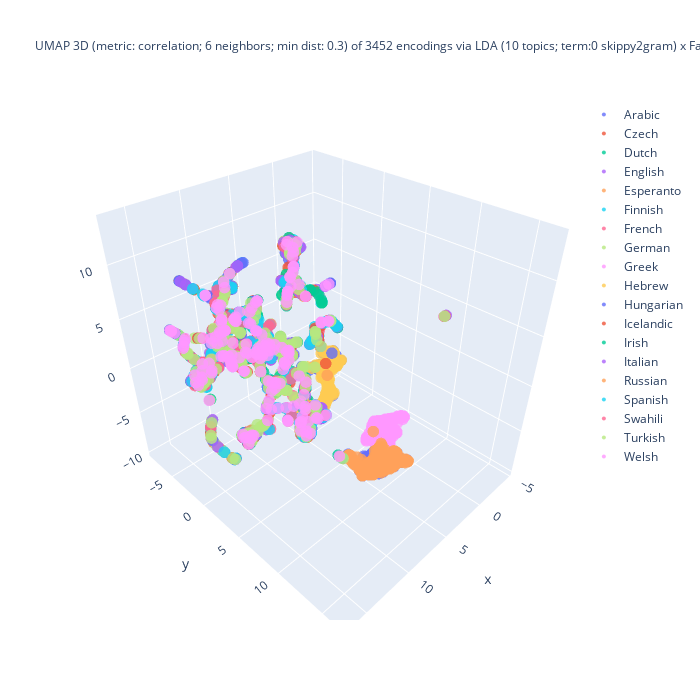

Notebook code cell kept with this figure:
### Code cell
%%capture --no-display

## Plotlyを使って UMAP の結果の可視化 (3D)
import plotly.graph_objects as go
import numpy as np

## 色分けの単位を選択
if color_lang_family:
    colored_var = 'family'
else:
    colored_var = 'language'
## umap_df を作成
X = zip(doc_UMAP_3d[:,0], doc_UMAP_3d[:,1], doc_UMAP_3d[:,2],
        doc_fit_df[colored_var], doc_fit_df[doc_type]) # zip(..)が必要
umap_df = pd.DataFrame(X, columns = ['D1', 'D2', 'D3', colored_var, doc_type])
#
fig = go.Figure()
for lang_name in sorted(set(umap_df[colored_var])):
    # set marker size of the target domain
    traced = umap_df[ umap_df['language'] == lang_name ]
    fig.add_trace(
        go.Scatter3d(
            x = traced['D1'], y = traced['D2'], z = traced['D3'],
            name = lang_name.title(),
            mode = 'markers',
            marker = dict(size = 4, opacity = 0.8),
            marker_colorscale = color_palette, # worked??
            showlegend = True
        )
    )

## 3D 散布図にラベルを追加する処理は未実装
df_size = len(umap_df)
## title_header
title_header = f"UMAP 3D (metric: {umap_metric}; {umap_n_neighbors} neighbors; min dist: {umap_min_dist}) of {df_size} encodings via\n"
## title_body
if use_FastText:
    if use_LDA:
        title_body = f"LDA ({n_topics} topics; term:0 {lda_term_type}) x FastText ({ft_n_dims} dims; term: {ft_term_type}; window: {ft_window_size})"
    else:
        title_body = f"FastText ({ft_n_dims} dims; term: {ft_term_type}; window: {ft_window_size})"
else:
    title_body = f"LDA ({n_topics} topics; term: {lda_term_type})"
#
title_val = title_header + title_body
fig.update_layout(title = dict(text = title_val, font_size = 12), autosize = False, width = 700, height = 700)
fig.show()

### Figure 1 — Plotly figure (JSON) as saved in the notebook; plotly's stock layout.template omitted (floating-point values rounded to 4 significant figures; data arrays with more than 128 entries replaced by an {"elided": "..."} marker saying what was removed)
{"data": [{"marker": {"colorscale": [[0, "#2E91E5"], [0.04348, "#E15F99"], [0.08696, "#1CA71C"], [0.1304, "#FB0D0D"], [0.1739, "#DA16FF"], [0.2174, "#222A2A"], [0.2609, "#B68100"], [0.3043, "#750D86"], [0.3478, "#EB663B"], [0.3913, "#511CFB"], [0.4348, "#00A08B"], [0.4783, "#FB00D1"], [0.5217, "#FC0080"], [0.5652, "#B2828D"], [0.6087, "#6C7C32"], [0.6522, "#778AAE"], [0.6957, "#862A16"], [0.7391, "#A777F1"], [0.7826, "#620042"], [0.8261, "#1616A7"], [0.8696, "#DA60CA"], [0.913, "#6C4516"], [0.9565, "#0D2A63"], [1, "#AF0038"]], "opacity": 0.8, "size": 4}, "mode": "markers", "name": "Arabic", "showlegend": true, "type": "scatter3d", "x": {"elided": "170 float values"}, "y": {"elided": "170 float values"}, "z": {"elided": "170 float values"}}, {"marker": {"colorscale": [[0, "#2E91E5"], [0.04348, "#E15F99"], [0.08696, "#1CA71C"], [0.1304, "#FB0D0D"], [0.1739, "#DA16FF"], [0.2174, "#222A2A"], [0.2609, "#B68100"], [0.3043, "#750D86"], [0.3478, "#EB663B"], [0.3913, "#511CFB"], [0.4348, "#00A08B"], [0.4783, "#FB00D1"], [0.5217, "#FC0080"], [0.5652, "#B2828D"], [0.6087, "#6C7C32"], [0.6522, "#778AAE"], [0.6957, "#862A16"], [0.7391, "#A777F1"], [0.7826, "#620042"], [0.8261, "#1616A7"], [0.8696, "#DA60CA"], [0.913, "#6C4516"], [0.9565, "#0D2A63"], [1, "#AF0038"]], "opacity": 0.8, "size": 4}, "mode": "markers", "name": "Czech", "showlegend": true, "type": "scatter3d", "x": {"elided": "186 float values"}, "y": {"elided": "186 float values"}, "z": {"elided": "186 float values"}}, {"marker": {"colorscale": [[0, "#2E91E5"], [0.04348, "#E15F99"], [0.08696, "#1CA71C"], [0.1304, "#FB0D0D"], [0.1739, "#DA16FF"], [0.2174, "#222A2A"], [0.2609, "#B68100"], [0.3043, "#750D86"], [0.3478, "#EB663B"], [0.3913, "#511CFB"], [0.4348, "#00A08B"], [0.4783, "#FB00D1"], [0.5217, "#FC0080"], [0.5652, "#B2828D"], [0.6087, "#6C7C32"], [0.6522, "#778AAE"], [0.6957, "#862A16"], [0.7391, "#A777F1"], [0.7826, "#620042"], [0.8261, "#1616A7"], [0.8696, "#DA60CA"], [0.913, "#6C4516"], [0.9565, "#0D2A63"], [1, "#AF0038"]], "opacity": 0.8, "size": 4}, "mode": "markers", "name": "Dutch", "showlegend": true, "type": "scatter3d", "x": {"elided": "203 float values"}, "y": {"elided": "203 float values"}, "z": {"elided": "203 float values"}}, {"marker": {"colorscale": [[0, "#2E91E5"], [0.04348, "#E15F99"], [0.08696, "#1CA71C"], [0.1304, "#FB0D0D"], [0.1739, "#DA16FF"], [0.2174, "#222A2A"], [0.2609, "#B68100"], [0.3043, "#750D86"], [0.3478, "#EB663B"], [0.3913, "#511CFB"], [0.4348, "#00A08B"], [0.4783, "#FB00D1"], [0.5217, "#FC0080"], [0.5652, "#B2828D"], [0.6087, "#6C7C32"], [0.6522, "#778AAE"], [0.6957, "#862A16"], [0.7391, "#A777F1"], [0.7826, "#620042"], [0.8261, "#1616A7"], [0.8696, "#DA60CA"], [0.913, "#6C4516"], [0.9565, "#0D2A63"], [1, "#AF0038"]], "opacity": 0.8, "size": 4}, "mode": "markers", "name": "English", "showlegend": true, "type": "scatter3d", "x": {"elided": "167 float values"}, "y": {"elided": "167 float values"}, "z": {"elided": "167 float values"}}, {"marker": {"colorscale": [[0, "#2E91E5"], [0.04348, "#E15F99"], [0.08696, "#1CA71C"], [0.1304, "#FB0D0D"], [0.1739, "#DA16FF"], [0.2174, "#222A2A"], [0.2609, "#B68100"], [0.3043, "#750D86"], [0.3478, "#EB663B"], [0.3913, "#511CFB"], [0.4348, "#00A08B"], [0.4783, "#FB00D1"], [0.5217, "#FC0080"], [0.5652, "#B2828D"], [0.6087, "#6C7C32"], [0.6522, "#778AAE"], [0.6957, "#862A16"], [0.7391, "#A777F1"], [0.7826, "#620042"], [0.8261, "#1616A7"], [0.8696, "#DA60CA"], [0.913, "#6C4516"], [0.9565, "#0D2A63"], [1, "#AF0038"]], "opacity": 0.8, "size": 4}, "mode": "markers", "name": "Esperanto", "showlegend": true, "type": "scatter3d", "x": {"elided": "148 float values"}, "y": {"elided": "148 float values"}, "z": {"elided": "148 float values"}}, {"marker": {"colorscale": [[0, "#2E91E5"], [0.04348, "#E15F99"], [0.08696, "#1CA71C"], [0.1304, "#FB0D0D"], [0.1739, "#DA16FF"], [0.2174, "#222A2A"], [0.2609, "#B68100"], [0.3043, "#750D86"], [0.3478, "#EB663B"], [0.3913, "#511CFB"], [0.4348, "#00A08B"], [0.4783, "#FB00D1"], [0.5217, "#FC0080"], [0.5652, "#B2828D"], [0.6087, "#6C7C32"], [0.6522, "#778AAE"], [0.6957, "#862A16"], [0.7391, "#A777F1"], [0.7826, "#620042"], [0.8261, "#1616A7"], [0.8696, "#DA60CA"], [0.913, "#6C4516"], [0.9565, "#0D2A63"], [1, "#AF0038"]], "opacity": 0.8, "size": 4}, "mode": "markers", "name": "Finnish", "showlegend": true, "type": "scatter3d", "x": {"elided": "189 float values"}, "y": {"elided": "189 float values"}, "z": {"elided": "189 float values"}}, {"marker": {"colorscale": [[0, "#2E91E5"], [0.04348, "#E15F99"], [0.08696, "#1CA71C"], [0.1304, "#FB0D0D"], [0.1739, "#DA16FF"], [0.2174, "#222A2A"], [0.2609, "#B68100"], [0.3043, "#750D86"], [0.3478, "#EB663B"], [0.3913, "#511CFB"], [0.4348, "#00A08B"], [0.4783, "#FB00D1"], [0.5217, "#FC0080"], [0.5652, "#B2828D"], [0.6087, "#6C7C32"], [0.6522, "#778AAE"], [0.6957, "#862A16"], [0.7391, "#A777F1"], [0.7826, "#620042"], [0.8261, "#1616A7"], [0.8696, "#DA60CA"], [0.913, "#6C4516"], [0.9565, "#0D2A63"], [1, "#AF0038"]], "opacity": 0.8, "size": 4}, "mode": "markers", "name": "French", "showlegend": true, "type": "scatter3d", "x": {"elided": "189 float values"}, "y": {"elided": "189 float values"}, "z": {"elided": "189 float values"}}, {"marker": {"colorscale": [[0, "#2E91E5"], [0.04348, "#E15F99"], [0.08696, "#1CA71C"], [0.1304, "#FB0D0D"], [0.1739, "#DA16FF"], [0.2174, "#222A2A"], [0.2609, "#B68100"], [0.3043, "#750D86"], [0.3478, "#EB663B"], [0.3913, "#511CFB"], [0.4348, "#00A08B"], [0.4783, "#FB00D1"], [0.5217, "#FC0080"], [0.5652, "#B2828D"], [0.6087, "#6C7C32"], [0.6522, "#778AAE"], [0.6957, "#862A16"], [0.7391, "#A777F1"], [0.7826, "#620042"], [0.8261, "#1616A7"], [0.8696, "#DA60CA"], [0.913, "#6C4516"], [0.9565, "#0D2A63"], [1, "#AF0038"]], "opacity": 0.8, "size": 4}, "mode": "markers", "name": "German", "showlegend": true, "type": "scatter3d", "x": {"elided": "167 float values"}, "y": {"elided": "167 float values"}, "z": {"elided": "167 float values"}}, {"marker": {"colorscale": [[0, "#2E91E5"], [0.04348, "#E15F99"], [0.08696, "#1CA71C"], [0.1304, "#FB0D0D"], [0.1739, "#DA16FF"], [0.2174, "#222A2A"], [0.2609, "#B68100"], [0.3043, "#750D86"], [0.3478, "#EB663B"], [0.3913, "#511CFB"], [0.4348, "#00A08B"], [0.4783, "#FB00D1"], [0.5217, "#FC0080"], [0.5652, "#B2828D"], [0.6087, "#6C7C32"], [0.6522, "#778AAE"], [0.6957, "#862A16"], [0.7391, "#A777F1"], [0.7826, "#620042"], [0.8261, "#1616A7"], [0.8696, "#DA60CA"], [0.913, "#6C4516"], [0.9565, "#0D2A63"], [1, "#AF0038"]], "opacity": 0.8, "size": 4}, "mode": "markers", "name": "Greek", "showlegend": true, "type": "scatter3d", "x": {"elided": "192 float values"}, "y": {"elided": "192 float values"}, "z": {"elided": "192 float values"}}, {"marker": {"colorscale": [[0, "#2E91E5"], [0.04348, "#E15F99"], [0.08696, "#1CA71C"], [0.1304, "#FB0D0D"], [0.1739, "#DA16FF"], [0.2174, "#222A2A"], [0.2609, "#B68100"], [0.3043, "#750D86"], [0.3478, "#EB663B"], [0.3913, "#511CFB"], [0.4348, "#00A08B"], [0.4783, "#FB00D1"], [0.5217, "#FC0080"], [0.5652, "#B2828D"], [0.6087, "#6C7C32"], [0.6522, "#778AAE"], [0.6957, "#862A16"], [0.7391, "#A777F1"], [0.7826, "#620042"], [0.8261, "#1616A7"], [0.8696, "#DA60CA"], [0.913, "#6C4516"], [0.9565, "#0D2A63"], [1, "#AF0038"]], "opacity": 0.8, "size": 4}, "mode": "markers", "name": "Hebrew", "showlegend": true, "type": "scatter3d", "x": {"elided": "212 float values"}, "y": {"elided": "212 float values"}, "z": {"elided": "212 float values"}}, {"marker": {"colorscale": [[0, "#2E91E5"], [0.04348, "#E15F99"], [0.08696, "#1CA71C"], [0.1304, "#FB0D0D"], [0.1739, "#DA16FF"], [0.2174, "#222A2A"], [0.2609, "#B68100"], [0.3043, "#750D86"], [0.3478, "#EB663B"], [0.3913, "#511CFB"], [0.4348, "#00A08B"], [0.4783, "#FB00D1"], [0.5217, "#FC0080"], [0.5652, "#B2828D"], [0.6087, "#6C7C32"], [0.6522, "#778AAE"], [0.6957, "#862A16"], [0.7391, "#A777F1"], [0.7826, "#620042"], [0.8261, "#1616A7"], [0.8696, "#DA60CA"], [0.913, "#6C4516"], [0.9565, "#0D2A63"], [1, "#AF0038"]], "opacity": 0.8, "size": 4}, "mode": "markers", "name": "Hungarian", "showlegend": true, "type": "scatter3d", "x": {"elided": "187 float values"}, "y": {"elided": "187 float values"}, "z": {"elided": "187 float values"}}, {"marker": {"colorscale": [[0, "#2E91E5"], [0.04348, "#E15F99"], [0.08696, "#1CA71C"], [0.1304, "#FB0D0D"], [0.1739, "#DA16FF"], [0.2174, "#222A2A"], [0.2609, "#B68100"], [0.3043, "#750D86"], [0.3478, "#EB663B"], [0.3913, "#511CFB"], [0.4348, "#00A08B"], [0.4783, "#FB00D1"], [0.5217, "#FC0080"], [0.5652, "#B2828D"], [0.6087, "#6C7C32"], [0.6522, "#778AAE"], [0.6957, "#862A16"], [0.7391, "#A777F1"], [0.7826, "#620042"], [0.8261, "#1616A7"], [0.8696, "#DA60CA"], [0.913, "#6C4516"], [0.9565, "#0D2A63"], [1, "#AF0038"]], "opacity": 0.8, "size": 4}, "mode": "markers", "name": "Icelandic", "showlegend": true, "type": "scatter3d", "x": {"elided": "145 float values"}, "y": {"elided": "145 float values"}, "z": {"elided": "145 float values"}}, {"marker": {"colorscale": [[0, "#2E91E5"], [0.04348, "#E15F99"], [0.08696, "#1CA71C"], [0.1304, "#FB0D0D"], [0.1739, "#DA16FF"], [0.2174, "#222A2A"], [0.2609, "#B68100"], [0.3043, "#750D86"], [0.3478, "#EB663B"], [0.3913, "#511CFB"], [0.4348, "#00A08B"], [0.4783, "#FB00D1"], [0.5217, "#FC0080"], [0.5652, "#B2828D"], [0.6087, "#6C7C32"], [0.6522, "#778AAE"], [0.6957, "#862A16"], [0.7391, "#A777F1"], [0.7826, "#620042"], [0.8261, "#1616A7"], [0.8696, "#DA60CA"], [0.913, "#6C4516"], [0.9565, "#0D2A63"], [1, "#AF0038"]], "opacity": 0.8, "size": 4}, "mode": "markers", "name": "Irish", "showlegend": true, "type": "scatter3d", "x": {"elided": "168 float values"}, "y": {"elided": "168 float values"}, "z": {"elided": "168 float values"}}, {"marker": {"colorscale": [[0, "#2E91E5"], [0.04348, "#E15F99"], [0.08696, "#1CA71C"], [0.1304, "#FB0D0D"], [0.1739, "#DA16FF"], [0.2174, "#222A2A"], [0.2609, "#B68100"], [0.3043, "#750D86"], [0.3478, "#EB663B"], [0.3913, "#511CFB"], [0.4348, "#00A08B"], [0.4783, "#FB00D1"], [0.5217, "#FC0080"], [0.5652, "#B2828D"], [0.6087, "#6C7C32"], [0.6522, "#778AAE"], [0.6957, "#862A16"], [0.7391, "#A777F1"], [0.7826, "#620042"], [0.8261, "#1616A7"], [0.8696, "#DA60CA"], [0.913, "#6C4516"], [0.9565, "#0D2A63"], [1, "#AF0038"]], "opacity": 0.8, "size": 4}, "mode": "markers", "name": "Italian", "showlegend": true, "type": "scatter3d", "x": {"elided": "183 float values"}, "y": {"elided": "183 float values"}, "z": {"elided": "183 float values"}}, {"marker": {"colorscale": [[0, "#2E91E5"], [0.04348, "#E15F99"], [0.08696, "#1CA71C"], [0.1304, "#FB0D0D"], [0.1739, "#DA16FF"], [0.2174, "#222A2A"], [0.2609, "#B68100"], [0.3043, "#750D86"], [0.3478, "#EB663B"], [0.3913, "#511CFB"], [0.4348, "#00A08B"], [0.4783, "#FB00D1"], [0.5217, "#FC0080"], [0.5652, "#B2828D"], [0.6087, "#6C7C32"], [0.6522, "#778AAE"], [0.6957, "#862A16"], [0.7391, "#A777F1"], [0.7826, "#620042"], [0.8261, "#1616A7"], [0.8696, "#DA60CA"], [0.913, "#6C4516"], [0.9565, "#0D2A63"], [1, "#AF0038"]], "opacity": 0.8, "size": 4}, "mode": "markers", "name": "Russian", "showlegend": true, "type": "scatter3d", "x": {"elided": "197 float values"}, "y": {"elided": "197 float values"}, "z": {"elided": "197 float values"}}, {"marker": {"colorscale": [[0, "#2E91E5"], [0.04348, "#E15F99"], [0.08696, "#1CA71C"], [0.1304, "#FB0D0D"], [0.1739, "#DA16FF"], [0.2174, "#222A2A"], [0.2609, "#B68100"], [0.3043, "#750D86"], [0.3478, "#EB663B"], [0.3913, "#511CFB"], [0.4348, "#00A08B"], [0.4783, "#FB00D1"], [0.5217, "#FC0080"], [0.5652, "#B2828D"], [0.6087, "#6C7C32"], [0.6522, "#778AAE"], [0.6957, "#862A16"], [0.7391, "#A777F1"], [0.7826, "#620042"], [0.8261, "#1616A7"], [0.8696, "#DA60CA"], [0.913, "#6C4516"], [0.9565, "#0D2A63"], [1, "#AF0038"]], "opacity": 0.8, "size": 4}, "mode": "markers", "name": "Spanish", "showlegend": true, "type": "scatter3d", "x": {"elided": "203 float values"}, "y": {"elided": "203 float values"}, "z": {"elided": "203 float values"}}, {"marker": {"colorscale": [[0, "#2E91E5"], [0.04348, "#E15F99"], [0.08696, "#1CA71C"], [0.1304, "#FB0D0D"], [0.1739, "#DA16FF"], [0.2174, "#222A2A"], [0.2609, "#B68100"], [0.3043, "#750D86"], [0.3478, "#EB663B"], [0.3913, "#511CFB"], [0.4348, "#00A08B"], [0.4783, "#FB00D1"], [0.5217, "#FC0080"], [0.5652, "#B2828D"], [0.6087, "#6C7C32"], [0.6522, "#778AAE"], [0.6957, "#862A16"], [0.7391, "#A777F1"], [0.7826, "#620042"], [0.8261, "#1616A7"], [0.8696, "#DA60CA"], [0.913, "#6C4516"], [0.9565, "#0D2A63"], [1, "#AF0038"]], "opacity": 0.8, "size": 4}, "mode": "markers", "name": "Swahili", "showlegend": true, "type": "scatter3d", "x": {"elided": "136 float values"}, "y": {"elided": "136 float values"}, "z": {"elided": "136 float values"}}, {"marker": {"colorscale": [[0, "#2E91E5"], [0.04348, "#E15F99"], [0.08696, "#1CA71C"], [0.1304, "#FB0D0D"], [0.1739, "#DA16FF"], [0.2174, "#222A2A"], [0.2609, "#B68100"], [0.3043, "#750D86"], [0.3478, "#EB663B"], [0.3913, "#511CFB"], [0.4348, "#00A08B"], [0.4783, "#FB00D1"], [0.5217, "#FC0080"], [0.5652, "#B2828D"], [0.6087, "#6C7C32"], [0.6522, "#778AAE"], [0.6957, "#862A16"], [0.7391, "#A777F1"], [0.7826, "#620042"], [0.8261, "#1616A7"], [0.8696, "#DA60CA"], [0.913, "#6C4516"], [0.9565, "#0D2A63"], [1, "#AF0038"]], "opacity": 0.8, "size": 4}, "mode": "markers", "name": "Turkish", "showlegend": true, "type": "scatter3d", "x": {"elided": "225 float values"}, "y": {"elided": "225 float values"}, "z": {"elided": "225 float values"}}, {"marker": {"colorscale": [[0, "#2E91E5"], [0.04348, "#E15F99"], [0.08696, "#1CA71C"], [0.1304, "#FB0D0D"], [0.1739, "#DA16FF"], [0.2174, "#222A2A"], [0.2609, "#B68100"], [0.3043, "#750D86"], [0.3478, "#EB663B"], [0.3913, "#511CFB"], [0.4348, "#00A08B"], [0.4783, "#FB00D1"], [0.5217, "#FC0080"], [0.5652, "#B2828D"], [0.6087, "#6C7C32"], [0.6522, "#778AAE"], [0.6957, "#862A16"], [0.7391, "#A777F1"], [0.7826, "#620042"], [0.8261, "#1616A7"], [0.8696, "#DA60CA"], [0.913, "#6C4516"], [0.9565, "#0D2A63"], [1, "#AF0038"]], "opacity": 0.8, "size": 4}, "mode": "markers", "name": "Welsh", "showlegend": true, "type": "scatter3d", "x": {"elided": "185 float values"}, "y": {"elided": "185 float values"}, "z": {"elided": "185 float values"}}], "layout": {"autosize": false, "height": 700, "title": {"font": {"size": 12}, "text": "UMAP 3D (metric: correlation; 6 neighbors; min dist: 0.3) of 3452 encodings via\nLDA (10 topics; term:0 skippy2gram) x FastText (20 dims; term: 3gram; window: 5)"}, "width": 700}}
